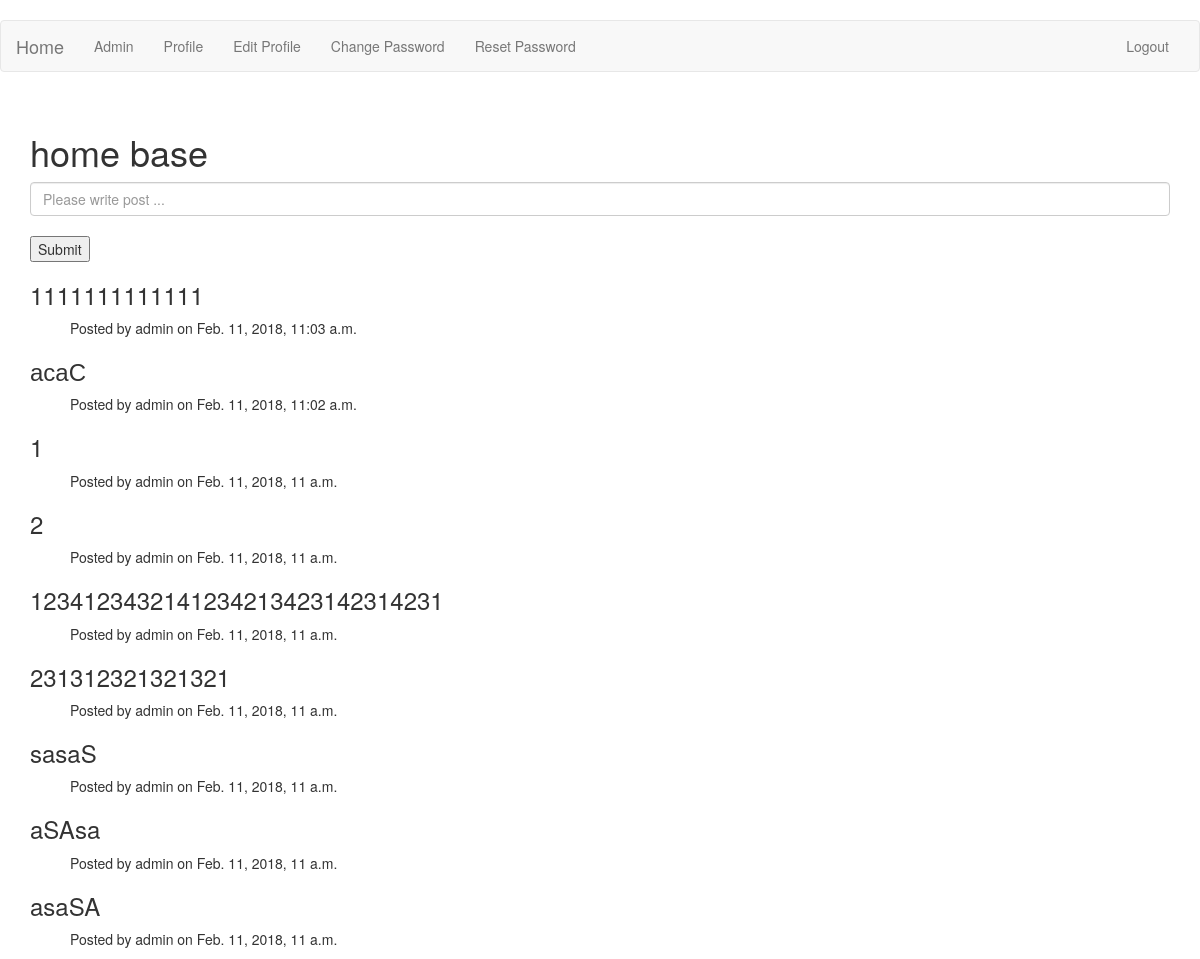
Before: /home/ (signed in) with the older database file.
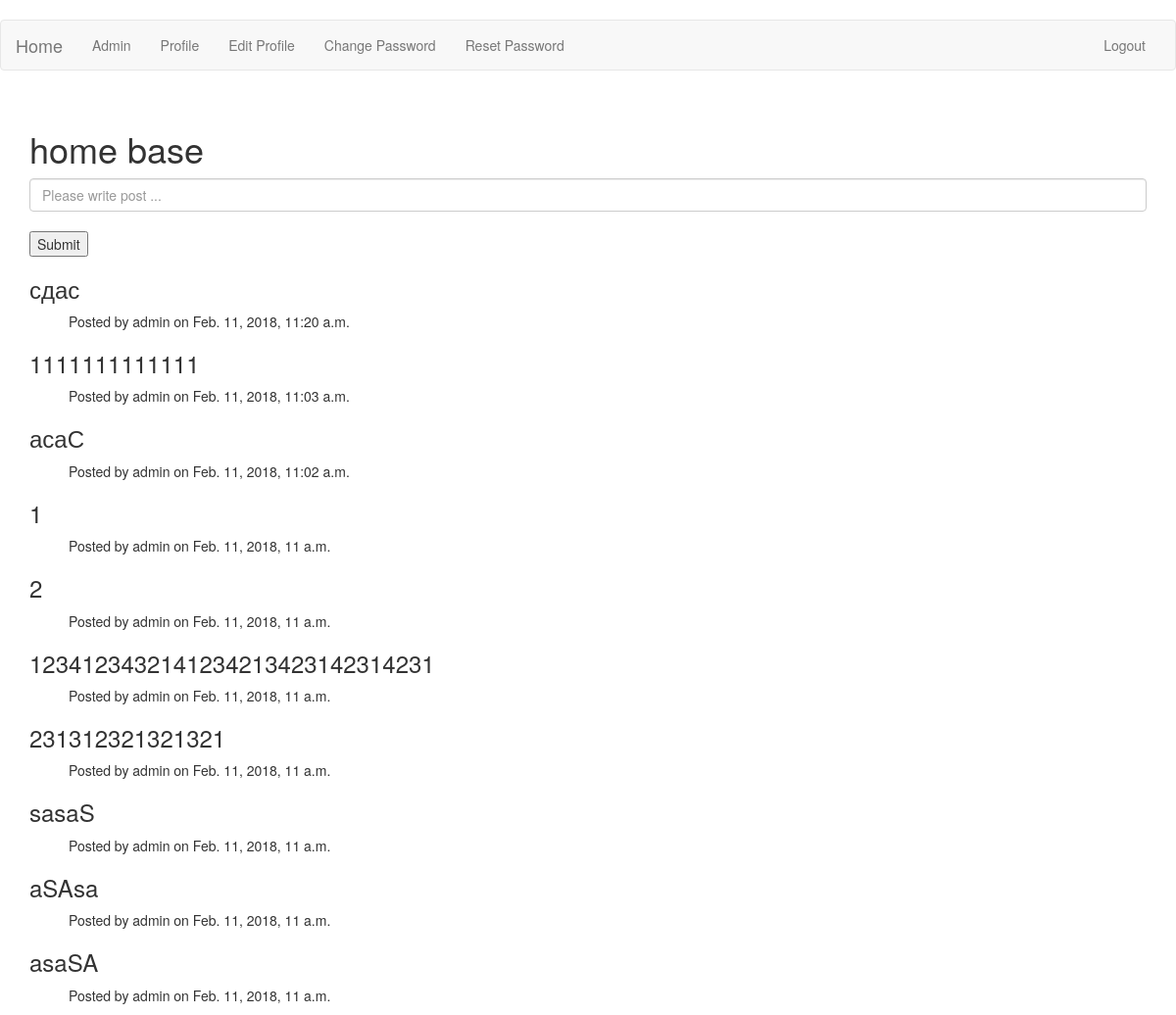
After: the same page with the newer database file.
### home/models.py (models this page shows)
class Post(models.Model):
    post = models.CharField(max_length=200)
    created = models.DateTimeField(auto_now_add=True)
    updated = models.DateTimeField(auto_now=True)
    user = models.ForeignKey(User)

### home/views.py (the view, shortened to what this page needs)
class HomeView(TemplateView):
    template_name = 'home/home.html'
    def get(self, request):
        form = HomeForm()
        posts = Post.objects.all().order_by('-created')
        args = {
            'form': form,
            'posts': posts
        }
        return render(request, self.template_name, args)

### home/forms.py
class HomeForm(forms.ModelForm):
    post = forms.CharField(widget=forms.TextInput(
        attrs={
            'class': 'form-control',
            'placeholder': 'Please write post ...'
        }
    ))
    class Meta:
        model = Post
        fields = ('post',)

### home/templates/home/home.html (shortened to what this page needs)
{% extends 'base.html' %}
    {% block body %}
        <div class="container">
        <h1>home base</h1>
            <form method="post">
                {{ form.post }}
                <br>
                <button type="submit">Submit</button>
                {% for post in posts %}
                    <h3>{{ post.post }}</h3>
                    <ul>Posted by {{ post.user }} on {{ post.created }}</ul>
                {% endfor %}
            </form>
        </div>
    {% endblock %}

### accounts/templates/base.html (shortened to what this page needs)
<!DOCTYPE html>
<html lang="en">
<head>
    <link rel="stylesheet" href="https://maxcdn.bootstrapcdn.com/bootstrap/3.3.7/css/bootstrap.min.css"
>
</head>
<body>
<dev class="container">
    <nav class="navbar navbar-default">
      <div class="container-fluid">
        <div class="navbar-header">
          <a class="navbar-brand" href="{% url 'home:home' %}">Home</a>
        </div>
        {% if user.is_authenticated %}
        <div class="collapse navbar-collapse" id="bs-example-navbar-collapse-1">
          <ul class="nav navbar-nav">
            <li><a href="/admin/">Admin</a></li>
            <li><a href="{% url 'accounts:view_profile' %}">Profile</a></li>
            <li><a href="{% url 'accounts:edit_profile' %}">Edit Profile</a></li>
            <li><a href="{% url 'accounts:change_password' %}">Change Password</a></li>
            <li><a href="{% url 'accounts:password_reset_' %}">Reset Password</a></li>
          </ul>
          <ul class="nav navbar-nav navbar-right">
            <li><a href="{% url 'accounts:logout' %}">Logout</a></li>
          </ul>
        </div>
        {% endif %}
      </div>
    </nav>
    </dev>
    {% block body %}
    {% endblock %}
</body>
</html>

Changed rows visible on the page:
added Post: post "сдас", user "admin", created "Feb. 11, 2018, 11:20 a.m."
